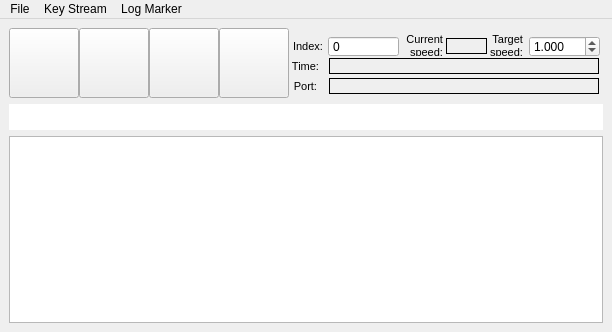
<?xml version="1.0" encoding="UTF-8"?>
<ui version="4.0">
 <class>MainWindow</class>
 <widget class="QMainWindow" name="MainWindow">
  <property name="geometry">
   <rect>
    <x>0</x>
    <y>0</y>
    <width>612</width>
    <height>332</height>
   </rect>
  </property>
  <property name="windowTitle">
   <string>LogControl</string>
  </property>
  <property name="statusTip">
   <string/>
  </property>
  <widget class="QWidget" name="centralwidget">
   <layout class="QVBoxLayout" name="verticalLayout">
    <item>
     <widget class="QWidget" name="widget" native="true">
      <property name="sizePolicy">
       <sizepolicy hsizetype="Expanding" vsizetype="Preferred">
        <horstretch>0</horstretch>
        <verstretch>0</verstretch>
       </sizepolicy>
      </property>
      <property name="minimumSize">
       <size>
        <width>250</width>
        <height>70</height>
       </size>
      </property>
      <widget class="QPushButton" name="bback">
       <property name="geometry">
        <rect>
         <x>0</x>
         <y>0</y>
         <width>70</width>
         <height>70</height>
        </rect>
       </property>
       <property name="sizePolicy">
        <sizepolicy hsizetype="Maximum" vsizetype="Maximum">
         <horstretch>0</horstretch>
         <verstretch>0</verstretch>
        </sizepolicy>
       </property>
       <property name="minimumSize">
        <size>
         <width>60</width>
         <height>60</height>
        </size>
       </property>
       <property name="maximumSize">
        <size>
         <width>70</width>
         <height>70</height>
        </size>
       </property>
       <property name="focusPolicy">
        <enum>Qt::StrongFocus</enum>
       </property>
       <property name="text">
        <string/>
       </property>
       <property name="icon">
        <iconset>
         <normaloff>back.png</normaloff>back.png</iconset>
       </property>
       <property name="iconSize">
        <size>
         <width>40</width>
         <height>40</height>
        </size>
       </property>
      </widget>
      <widget class="QPushButton" name="bnext">
       <property name="geometry">
        <rect>
         <x>140</x>
         <y>0</y>
         <width>70</width>
         <height>70</height>
        </rect>
       </property>
       <property name="sizePolicy">
        <sizepolicy hsizetype="Maximum" vsizetype="Maximum">
         <horstretch>0</horstretch>
         <verstretch>0</verstretch>
        </sizepolicy>
       </property>
       <property name="minimumSize">
        <size>
         <width>60</width>
         <height>60</height>
        </size>
       </property>
       <property name="maximumSize">
        <size>
         <width>70</width>
         <height>70</height>
        </size>
       </property>
       <property name="focusPolicy">
        <enum>Qt::StrongFocus</enum>
       </property>
       <property name="text">
        <string/>
       </property>
       <property name="icon">
        <iconset>
         <normaloff>next.png</normaloff>next.png</iconset>
       </property>
       <property name="iconSize">
        <size>
         <width>40</width>
         <height>40</height>
        </size>
       </property>
      </widget>
      <widget class="QPushButton" name="bstop">
       <property name="geometry">
        <rect>
         <x>210</x>
         <y>0</y>
         <width>70</width>
         <height>70</height>
        </rect>
       </property>
       <property name="sizePolicy">
        <sizepolicy hsizetype="Maximum" vsizetype="Maximum">
         <horstretch>0</horstretch>
         <verstretch>0</verstretch>
        </sizepolicy>
       </property>
       <property name="minimumSize">
        <size>
         <width>60</width>
         <height>60</height>
        </size>
       </property>
       <property name="maximumSize">
        <size>
         <width>70</width>
         <height>70</height>
        </size>
       </property>
       <property name="focusPolicy">
        <enum>Qt::StrongFocus</enum>
       </property>
       <property name="text">
        <string/>
       </property>
       <property name="icon">
        <iconset>
         <normaloff>stop.png</normaloff>stop.png</iconset>
       </property>
       <property name="iconSize">
        <size>
         <width>40</width>
         <height>40</height>
        </size>
       </property>
      </widget>
      <widget class="QPushButton" name="bplay">
       <property name="geometry">
        <rect>
         <x>70</x>
         <y>0</y>
         <width>70</width>
         <height>70</height>
        </rect>
       </property>
       <property name="sizePolicy">
        <sizepolicy hsizetype="Maximum" vsizetype="Maximum">
         <horstretch>0</horstretch>
         <verstretch>0</verstretch>
        </sizepolicy>
       </property>
       <property name="minimumSize">
        <size>
         <width>60</width>
         <height>60</height>
        </size>
       </property>
       <property name="maximumSize">
        <size>
         <width>70</width>
         <height>70</height>
        </size>
       </property>
       <property name="focusPolicy">
        <enum>Qt::StrongFocus</enum>
       </property>
       <property name="text">
        <string/>
       </property>
       <property name="icon">
        <iconset>
         <normaloff>play.png</normaloff>play.png</iconset>
       </property>
       <property name="iconSize">
        <size>
         <width>40</width>
         <height>40</height>
        </size>
       </property>
      </widget>
      <widget class="QLabel" name="label_4">
       <property name="geometry">
        <rect>
         <x>280</x>
         <y>10</y>
         <width>34</width>
         <height>16</height>
        </rect>
       </property>
       <property name="font">
        <font>
         <pointsize>8</pointsize>
        </font>
       </property>
       <property name="text">
        <string>Index:</string>
       </property>
       <property name="alignment">
        <set>Qt::AlignRight|Qt::AlignTrailing|Qt::AlignVCenter</set>
       </property>
      </widget>
      <widget class="QLabel" name="label_2">
       <property name="geometry">
        <rect>
         <x>282</x>
         <y>30</y>
         <width>28</width>
         <height>16</height>
        </rect>
       </property>
       <property name="font">
        <font>
         <pointsize>8</pointsize>
        </font>
       </property>
       <property name="text">
        <string>Time:</string>
       </property>
       <property name="alignment">
        <set>Qt::AlignRight|Qt::AlignTrailing|Qt::AlignVCenter</set>
       </property>
      </widget>
      <widget class="QLabel" name="timestamp">
       <property name="geometry">
        <rect>
         <x>320</x>
         <y>30</y>
         <width>270</width>
         <height>16</height>
        </rect>
       </property>
       <property name="maximumSize">
        <size>
         <width>270</width>
         <height>250</height>
        </size>
       </property>
       <property name="font">
        <font>
         <family>Times New Roman</family>
         <pointsize>8</pointsize>
        </font>
       </property>
       <property name="frameShape">
        <enum>QFrame::Box</enum>
       </property>
       <property name="lineWidth">
        <number>1</number>
       </property>
       <property name="text">
        <string/>
       </property>
      </widget>
      <widget class="QLabel" name="label_3">
       <property name="geometry">
        <rect>
         <x>393</x>
         <y>7</y>
         <width>41</width>
         <height>21</height>
        </rect>
       </property>
       <property name="font">
        <font>
         <pointsize>8</pointsize>
        </font>
       </property>
       <property name="text">
        <string>Current
speed:</string>
       </property>
       <property name="alignment">
        <set>Qt::AlignRight|Qt::AlignTrailing|Qt::AlignVCenter</set>
       </property>
      </widget>
      <widget class="QLabel" name="label_5">
       <property name="geometry">
        <rect>
         <x>280</x>
         <y>50</y>
         <width>28</width>
         <height>16</height>
        </rect>
       </property>
       <property name="font">
        <font>
         <pointsize>8</pointsize>
        </font>
       </property>
       <property name="text">
        <string>Port:</string>
       </property>
       <property name="alignment">
        <set>Qt::AlignRight|Qt::AlignTrailing|Qt::AlignVCenter</set>
       </property>
      </widget>
      <widget class="QLabel" name="last_port">
       <property name="geometry">
        <rect>
         <x>320</x>
         <y>50</y>
         <width>270</width>
         <height>16</height>
        </rect>
       </property>
       <property name="maximumSize">
        <size>
         <width>270</width>
         <height>250</height>
        </size>
       </property>
       <property name="font">
        <font>
         <family>Times New Roman</family>
         <pointsize>8</pointsize>
        </font>
       </property>
       <property name="frameShape">
        <enum>QFrame::Box</enum>
       </property>
       <property name="lineWidth">
        <number>1</number>
       </property>
       <property name="text">
        <string/>
       </property>
      </widget>
      <widget class="QSpinBox" name="index">
       <property name="geometry">
        <rect>
         <x>319</x>
         <y>8</y>
         <width>71</width>
         <height>21</height>
        </rect>
       </property>
       <property name="focusPolicy">
        <enum>Qt::StrongFocus</enum>
       </property>
       <property name="buttonSymbols">
        <enum>QAbstractSpinBox::NoButtons</enum>
       </property>
       <property name="correctionMode">
        <enum>QAbstractSpinBox::CorrectToNearestValue</enum>
       </property>
       <property name="maximum">
        <number>99999999</number>
       </property>
       <property name="singleStep">
        <number>1</number>
       </property>
      </widget>
      <widget class="QLabel" name="dcurrent_speed">
       <property name="geometry">
        <rect>
         <x>437</x>
         <y>10</y>
         <width>41</width>
         <height>16</height>
        </rect>
       </property>
       <property name="maximumSize">
        <size>
         <width>252</width>
         <height>250</height>
        </size>
       </property>
       <property name="font">
        <font>
         <family>Ubuntu</family>
         <pointsize>11</pointsize>
         <italic>false</italic>
        </font>
       </property>
       <property name="frameShape">
        <enum>QFrame::Box</enum>
       </property>
       <property name="lineWidth">
        <number>1</number>
       </property>
       <property name="text">
        <string/>
       </property>
      </widget>
      <widget class="QLabel" name="label_6">
       <property name="geometry">
        <rect>
         <x>480</x>
         <y>7</y>
         <width>34</width>
         <height>21</height>
        </rect>
       </property>
       <property name="font">
        <font>
         <pointsize>8</pointsize>
        </font>
       </property>
       <property name="text">
        <string>Target
speed:</string>
       </property>
       <property name="alignment">
        <set>Qt::AlignRight|Qt::AlignTrailing|Qt::AlignVCenter</set>
       </property>
      </widget>
      <widget class="QDoubleSpinBox" name="dtarget_speed">
       <property name="geometry">
        <rect>
         <x>520</x>
         <y>8</y>
         <width>71</width>
         <height>21</height>
        </rect>
       </property>
       <property name="decimals">
        <number>3</number>
       </property>
       <property name="minimum">
        <double>0.001000000000000</double>
       </property>
       <property name="maximum">
        <double>999.999000000000024</double>
       </property>
       <property name="value">
        <double>1.000000000000000</double>
       </property>
      </widget>
     </widget>
    </item>
    <item>
     <widget class="Timeline" name="timeline">
      <property name="sizePolicy">
       <sizepolicy hsizetype="Expanding" vsizetype="Fixed">
        <horstretch>0</horstretch>
        <verstretch>0</verstretch>
       </sizepolicy>
      </property>
      <property name="maximumSize">
       <size>
        <width>16777215</width>
        <height>26</height>
       </size>
      </property>
      <property name="focusPolicy">
       <enum>Qt::ClickFocus</enum>
      </property>
      <property name="frameShape">
       <enum>QFrame::NoFrame</enum>
      </property>
      <property name="frameShadow">
       <enum>QFrame::Plain</enum>
      </property>
      <property name="lineWidth">
       <number>0</number>
      </property>
      <property name="margin_topbot" stdset="0">
       <number>0</number>
      </property>
      <property name="margin_lr" stdset="0">
       <number>5</number>
      </property>
      <property name="backgroundColor">
       <color>
        <red>240</red>
        <green>235</green>
        <blue>226</blue>
       </color>
      </property>
     </widget>
    </item>
    <item>
     <widget class="QTreeView" name="treeView">
      <property name="sizePolicy">
       <sizepolicy hsizetype="Expanding" vsizetype="Expanding">
        <horstretch>0</horstretch>
        <verstretch>0</verstretch>
       </sizepolicy>
      </property>
      <property name="minimumSize">
       <size>
        <width>490</width>
        <height>0</height>
       </size>
      </property>
      <property name="focusPolicy">
       <enum>Qt::ClickFocus</enum>
      </property>
      <property name="contextMenuPolicy">
       <enum>Qt::CustomContextMenu</enum>
      </property>
     </widget>
    </item>
   </layout>
  </widget>
  <widget class="QMenuBar" name="menubar">
   <property name="geometry">
    <rect>
     <x>0</x>
     <y>0</y>
     <width>612</width>
     <height>20</height>
    </rect>
   </property>
   <widget class="QMenu" name="menuExport">
    <property name="title">
     <string>File</string>
    </property>
    <addaction name="actionExport"/>
    <addaction name="actionMovie"/>
    <addaction name="separator"/>
    <addaction name="actionQuit"/>
   </widget>
   <widget class="QMenu" name="menuKey_Stream">
    <property name="title">
     <string>Key Stream</string>
    </property>
    <addaction name="separator"/>
    <addaction name="actionNone"/>
    <addaction name="actionCurrent_Port"/>
   </widget>
   <widget class="QMenu" name="menuLog_Marker">
    <property name="title">
     <string>Log Marker</string>
    </property>
    <addaction name="actionViewer"/>
   </widget>
   <addaction name="menuExport"/>
   <addaction name="menuKey_Stream"/>
   <addaction name="menuLog_Marker"/>
  </widget>
  <action name="actionQuit">
   <property name="text">
    <string>Quit</string>
   </property>
  </action>
  <action name="actionExport">
   <property name="text">
    <string>Export Interval</string>
   </property>
  </action>
  <action name="actionLoad">
   <property name="text">
    <string>Load</string>
   </property>
   <property name="iconVisibleInMenu">
    <bool>false</bool>
   </property>
  </action>
  <action name="actionCurrent_Port">
   <property name="checkable">
    <bool>true</bool>
   </property>
   <property name="text">
    <string>Current Port</string>
   </property>
  </action>
  <action name="actionNone">
   <property name="checkable">
    <bool>true</bool>
   </property>
   <property name="checked">
    <bool>true</bool>
   </property>
   <property name="text">
    <string>None</string>
   </property>
  </action>
  <action name="actionViewer">
   <property name="text">
    <string>Viewer</string>
   </property>
  </action>
  <action name="actionMovie">
   <property name="text">
    <string>Export to Movie</string>
   </property>
  </action>
 </widget>
 <customwidgets>
  <customwidget>
   <class>Timeline</class>
   <extends>QGraphicsView</extends>
   <header>rock_widget_collection/Timeline.h</header>
  </customwidget>
 </customwidgets>
 <resources/>
 <connections>
  <connection>
   <sender>actionQuit</sender>
   <signal>triggered()</signal>
   <receiver>MainWindow</receiver>
   <slot>close()</slot>
   <hints>
    <hint type="sourcelabel">
     <x>-1</x>
     <y>-1</y>
    </hint>
    <hint type="destinationlabel">
     <x>286</x>
     <y>158</y>
    </hint>
   </hints>
  </connection>
 </connections>
</ui>
